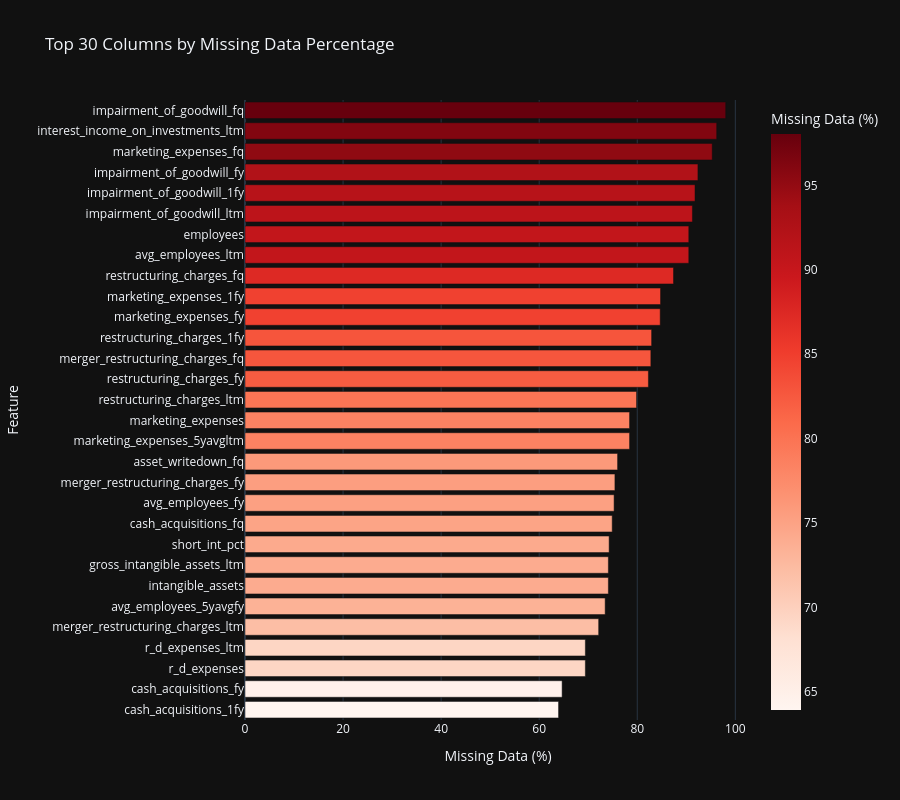
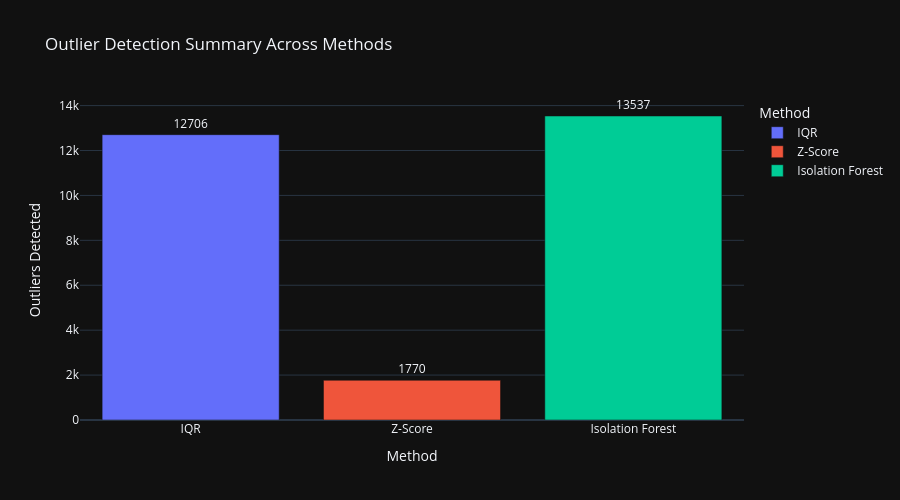
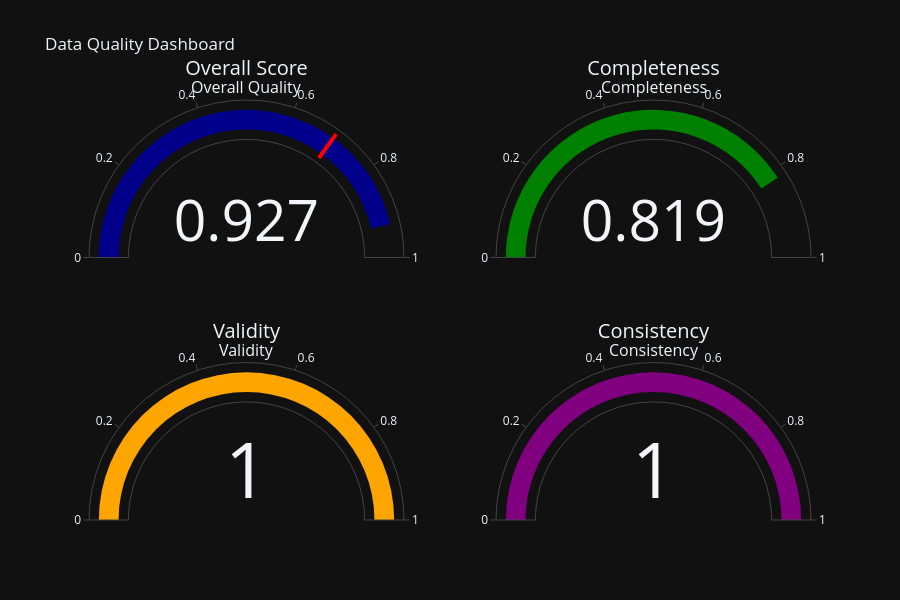

The notebook cell these images were saved under, in order:
### Code cell
# 📊 Interactive Data Quality Visualizations
print("\n📊 Creating Interactive Data Quality Visualizations...")

# Note: Output directories already created at initialization (all Phase 9.1-9.8 subdirectories)

# 1. Missing Value Heatmap (Interactive Plotly)
missing_pct = (all_stocks.isnull().sum() / len(all_stocks) * 100).sort_values(ascending=False)
missing_df = pd.DataFrame({
    'Column': missing_pct.index,
    'Missing %': missing_pct.values
    }).head(30)

fig_missing = px.bar(
        missing_df,
        x='Missing %',
        y='Column',
        orientation='h',
        title='Top 30 Columns by Missing Data Percentage',
        labels={'Missing %': 'Missing Data (%)', 'Column': 'Feature'},
        color='Missing %',
        color_continuous_scale='Reds',
        height=800
        )
fig_missing.update_layout(yaxis={'categoryorder': 'total ascending'})
fig_missing.show()

# Save as HTML for interactive viewing
fig_missing.write_html(OUTPUT_DIR / "eda" / "missing_values_heatmap.html")
print(f"✓ Saved: {OUTPUT_DIR / 'eda' / 'missing_values_heatmap.html'}")

# 2. Outlier Detection Summary (Interactive Bar Chart)
outlier_summary = pd.DataFrame({
    'Method': ['IQR', 'Z-Score', 'Isolation Forest'],
    'Outliers Detected': [total_iqr, total_zscore, total_iforest],
    'Columns Analyzed': [len(outliers_iqr), len(outliers_zscore), len(outliers_iforest)]
    })

fig_outliers = px.bar(
        outlier_summary,
        x='Method',
        y='Outliers Detected',
        title='Outlier Detection Summary Across Methods',
        color='Method',
        text='Outliers Detected',
        height=500
        )
fig_outliers.update_traces(texttemplate='%{text}', textposition='outside')
fig_outliers.show()
fig_outliers.write_html(OUTPUT_DIR / "eda" / "outlier_detection_summary.html")
print(f"✓ Saved: {OUTPUT_DIR / 'eda' / 'outlier_detection_summary.html'}")

# 3. Data Quality Score Dashboard (Gauge Charts)
fig_quality = make_subplots(
        rows=2, cols=2,
        specs=[[{'type': 'indicator'}, {'type': 'indicator'}],
               [{'type': 'indicator'}, {'type': 'indicator'}]],
        subplot_titles=('Overall Quality', 'Completeness', 'Validity', 'Consistency')
        )

fig_quality.add_trace(go.Indicator(
        mode="gauge+number",
        value=quality_report.overall_score,
        title={'text': "Overall Score"},
        gauge={'axis': {'range': [0, 1]},
               'bar': {'color': "darkblue"},
               'threshold': {'line': {'color': "red", 'width': 4}, 'thickness': 0.75, 'value': 0.7}}
        ), row=1, col=1)

fig_quality.add_trace(go.Indicator(
        mode="gauge+number",
        value=quality_report.completeness_score,
        title={'text': "Completeness"},
        gauge={'axis': {'range': [0, 1]}, 'bar': {'color': "green"}}
        ), row=1, col=2)

fig_quality.add_trace(go.Indicator(
        mode="gauge+number",
        value=quality_report.validity_score,
        title={'text': "Validity"},
        gauge={'axis': {'range': [0, 1]}, 'bar': {'color': "orange"}}
        ), row=2, col=1)

fig_quality.add_trace(go.Indicator(
        mode="gauge+number",
        value=quality_report.consistency_score,
        title={'text': "Consistency"},
        gauge={'axis': {'range': [0, 1]}, 'bar': {'color': "purple"}}
        ), row=2, col=2)

fig_quality.update_layout(
        title_text="Data Quality Dashboard",
        height=600,
        showlegend=False
        )
fig_quality.show()
fig_quality.write_html(OUTPUT_DIR / "eda" / "data_quality_dashboard.html")
print(f"✓ Saved: {OUTPUT_DIR / 'eda' / 'data_quality_dashboard.html'}")

print(f"\n✅ Section 2 Interactive Visualizations Complete")
# Optionally, print the actual issues
if quality_report.issues:
    print(f"  Issue details:")
    for issue in quality_report.issues[:5]:  # Show first 5 issues
        print(f"    - {issue}")
    if len(quality_report.issues) > 5:
        print(f"    ... and {len(quality_report.issues) - 5} more issues")

### Figure 1 — Plotly figure (JSON) as saved in the notebook; plotly's stock layout.template omitted (floating-point values rounded to 4 significant figures)
{"data": [{"hovertemplate": "Missing Data (%)=%{marker.color}<br>Feature=%{y}<extra></extra>", "legendgroup": "", "marker": {"color": [98.04, 96.2, 95.29, 92.37, 91.78, 91.25, 90.51, 90.51, 87.4, 84.75, 84.68, 82.93, 82.77, 82.27, 79.85, 78.43, 78.43, 75.99, 75.44, 75.27, 74.89, 74.26, 74.11, 74.11, 73.45, 72.13, 69.41, 69.41, 64.67, 63.95], "coloraxis": "coloraxis", "pattern": {"shape": ""}}, "name": "", "orientation": "h", "showlegend": false, "textposition": "auto", "x": [98.04, 96.2, 95.29, 92.37, 91.78, 91.25, 90.51, 90.51, 87.4, 84.75, 84.68, 82.93, 82.77, 82.27, 79.85, 78.43, 78.43, 75.99, 75.44, 75.27, 74.89, 74.26, 74.11, 74.11, 73.45, 72.13, 69.41, 69.41, 64.67, 63.95], "xaxis": "x", "y": ["impairment_of_goodwill_fq", "interest_income_on_investments_ltm", "marketing_expenses_fq", "impairment_of_goodwill_fy", "impairment_of_goodwill_1fy", "impairment_of_goodwill_ltm", "avg_employees_ltm", "employees", "restructuring_charges_fq", "marketing_expenses_1fy", "marketing_expenses_fy", "restructuring_charges_1fy", "merger_restructuring_charges_fq", "restructuring_charges_fy", "restructuring_charges_ltm", "marketing_expenses_5yavgltm", "marketing_expenses", "asset_writedown_fq", "merger_restructuring_charges_fy", "avg_employees_fy", "cash_acquisitions_fq", "short_int_pct", "intangible_assets", "gross_intangible_assets_ltm", "avg_employees_5yavgfy", "merger_restructuring_charges_ltm", "r_d_expenses", "r_d_expenses_ltm", "cash_acquisitions_fy", "cash_acquisitions_1fy"], "yaxis": "y", "type": "bar"}], "layout": {"xaxis": {"anchor": "y", "domain": [0.0, 1.0], "title": {"text": "Missing Data (%)"}}, "yaxis": {"anchor": "x", "domain": [0.0, 1.0], "title": {"text": "Feature"}, "categoryorder": "total ascending"}, "coloraxis": {"colorbar": {"title": {"text": "Missing Data (%)"}}, "colorscale": [[0.0, "rgb(255,245,240)"], [0.125, "rgb(254,224,210)"], [0.25, "rgb(252,187,161)"], [0.375, "rgb(252,146,114)"], [0.5, "rgb(251,106,74)"], [0.625, "rgb(239,59,44)"], [0.75, "rgb(203,24,29)"], [0.875, "rgb(165,15,21)"], [1.0, "rgb(103,0,13)"]]}, "legend": {"tracegroupgap": 0}, "title": {"text": "Top 30 Columns by Missing Data Percentage"}, "barmode": "relative", "height": 800}}

### Figure 2 — Plotly figure (JSON) as saved in the notebook; plotly's stock layout.template omitted (floating-point values rounded to 4 significant figures)
{"data": [{"hovertemplate": "Method=%{x}<br>Outliers Detected=%{text}<extra></extra>", "legendgroup": "IQR", "marker": {"color": "#636efa", "pattern": {"shape": ""}}, "name": "IQR", "orientation": "v", "showlegend": true, "text": [12710.0], "textposition": "outside", "x": ["IQR"], "xaxis": "x", "y": [12706], "yaxis": "y", "type": "bar", "texttemplate": "%{text}"}, {"hovertemplate": "Method=%{x}<br>Outliers Detected=%{text}<extra></extra>", "legendgroup": "Z-Score", "marker": {"color": "#EF553B", "pattern": {"shape": ""}}, "name": "Z-Score", "orientation": "v", "showlegend": true, "text": [1770.0], "textposition": "outside", "x": ["Z-Score"], "xaxis": "x", "y": [1770], "yaxis": "y", "type": "bar", "texttemplate": "%{text}"}, {"hovertemplate": "Method=%{x}<br>Outliers Detected=%{text}<extra></extra>", "legendgroup": "Isolation Forest", "marker": {"color": "#00cc96", "pattern": {"shape": ""}}, "name": "Isolation Forest", "orientation": "v", "showlegend": true, "text": [13540.0], "textposition": "outside", "x": ["Isolation Forest"], "xaxis": "x", "y": [13537], "yaxis": "y", "type": "bar", "texttemplate": "%{text}"}], "layout": {"xaxis": {"anchor": "y", "domain": [0.0, 1.0], "title": {"text": "Method"}, "categoryorder": "array", "categoryarray": ["IQR", "Z-Score", "Isolation Forest"]}, "yaxis": {"anchor": "x", "domain": [0.0, 1.0], "title": {"text": "Outliers Detected"}}, "legend": {"title": {"text": "Method"}, "tracegroupgap": 0}, "title": {"text": "Outlier Detection Summary Across Methods"}, "barmode": "relative", "height": 500}}

### Figure 3 — Plotly figure (JSON) as saved in the notebook; plotly's stock layout.template omitted (floating-point values rounded to 4 significant figures)
{"data": [{"gauge": {"axis": {"range": [0, 1]}, "bar": {"color": "darkblue"}, "threshold": {"line": {"color": "red", "width": 4}, "thickness": 0.75, "value": 0.7}}, "mode": "gauge+number", "title": {"text": "Overall Score"}, "value": 0.9275, "type": "indicator", "domain": {"x": [0.0, 0.45], "y": [0.625, 1.0]}}, {"gauge": {"axis": {"range": [0, 1]}, "bar": {"color": "green"}}, "mode": "gauge+number", "title": {"text": "Completeness"}, "value": 0.8187, "type": "indicator", "domain": {"x": [0.55, 1.0], "y": [0.625, 1.0]}}, {"gauge": {"axis": {"range": [0, 1]}, "bar": {"color": "orange"}}, "mode": "gauge+number", "title": {"text": "Validity"}, "value": 1.0, "type": "indicator", "domain": {"x": [0.0, 0.45], "y": [0.0, 0.375]}}, {"gauge": {"axis": {"range": [0, 1]}, "bar": {"color": "purple"}}, "mode": "gauge+number", "title": {"text": "Consistency"}, "value": 1.0, "type": "indicator", "domain": {"x": [0.55, 1.0], "y": [0.0, 0.375]}}], "layout": {"annotations": [{"font": {"size": 16}, "showarrow": false, "text": "Overall Quality", "x": 0.225, "xanchor": "center", "xref": "paper", "y": 1.0, "yanchor": "bottom", "yref": "paper"}, {"font": {"size": 16}, "showarrow": false, "text": "Completeness", "x": 0.775, "xanchor": "center", "xref": "paper", "y": 1.0, "yanchor": "bottom", "yref": "paper"}, {"font": {"size": 16}, "showarrow": false, "text": "Validity", "x": 0.225, "xanchor": "center", "xref": "paper", "y": 0.375, "yanchor": "bottom", "yref": "paper"}, {"font": {"size": 16}, "showarrow": false, "text": "Consistency", "x": 0.775, "xanchor": "center", "xref": "paper", "y": 0.375, "yanchor": "bottom", "yref": "paper"}], "title": {"text": "Data Quality Dashboard"}, "height": 600, "showlegend": false}}
